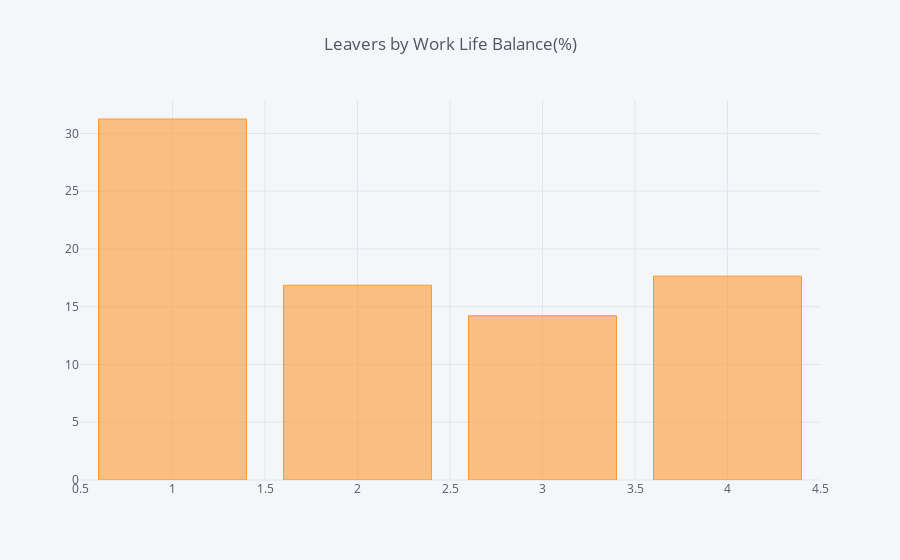

Source (notebook cell):
### Code cell
#Work Life Balance

df_human_resources['WorkLifeBalance'].value_counts()

df_WorkLifeBalance = pd.DataFrame(columns=["WorkLifeBalance", "% of Leavers"])
i = 0
for field in list(df_human_resources['WorkLifeBalance'].unique()):
    ratio = df_human_resources[(df_human_resources['WorkLifeBalance']==field) & (df_human_resources['Attrition']=="Yes")].shape[0] / df_human_resources[df_human_resources['WorkLifeBalance']==field].shape[0]
    df_WorkLifeBalance.loc[i] = (field, ratio*100)
    i += 1

df_WorkLifeBalance_Group = df_WorkLifeBalance.groupby(by="WorkLifeBalance").sum()
df_WorkLifeBalance_Group.iplot(kind='bar', title='Leavers by Work Life Balance(%)')


df_human_resources['StandardHours'].value_counts()


df_human_resources['OverTIme'].value_counts()

df_OverTime = pd.DataFrame(columns=["OverTime", "% of Leavers"])
i = 0
for field in list(df_human_resources['OverTime'].unique()):
    ratio = df_human_resources[(df_human_resources['OverTime']==field) & (df_human_resources['Attrition']=="Yes")].shape[0] / df_human_resources[df_human_resources['OverTime']==field].shape[0]
    df_WorkLifeBalance.loc[i] = (field, ratio*100)
    i += 1

df_WorkLifeBalance_Group = df_WorkLifeBalance.groupby(by="OverTime").sum()
df_WorkLifeBalance_Group.iplot(kind='bar', title='Leavers by Over Time (%)')

### Figure 1 — Plotly figure (JSON) as saved in the notebook; plotly's stock layout.template omitted (floating-point values rounded to 4 significant figures)
{"data": [{"marker": {"color": "rgba(255, 153, 51, 0.6)", "line": {"color": "rgba(255, 153, 51, 1.0)", "width": 1}}, "name": "% of Leavers", "orientation": "v", "text": "", "type": "bar", "uid": "0e026a35-a202-4bf4-a484-ee8695c0f4b7", "x": [1, 2, 3, 4], "y": [31.25, 16.86, 14.22, 17.65]}], "layout": {"legend": {"bgcolor": "#F5F6F9", "font": {"color": "#4D5663"}}, "paper_bgcolor": "#F5F6F9", "plot_bgcolor": "#F5F6F9", "title": {"font": {"color": "#4D5663"}, "text": "Leavers by Work Life Balance(%)"}, "xaxis": {"gridcolor": "#E1E5ED", "showgrid": true, "tickfont": {"color": "#4D5663"}, "title": {"font": {"color": "#4D5663"}, "text": ""}, "zerolinecolor": "#E1E5ED"}, "yaxis": {"gridcolor": "#E1E5ED", "showgrid": true, "tickfont": {"color": "#4D5663"}, "title": {"font": {"color": "#4D5663"}, "text": ""}, "zerolinecolor": "#E1E5ED"}}}
